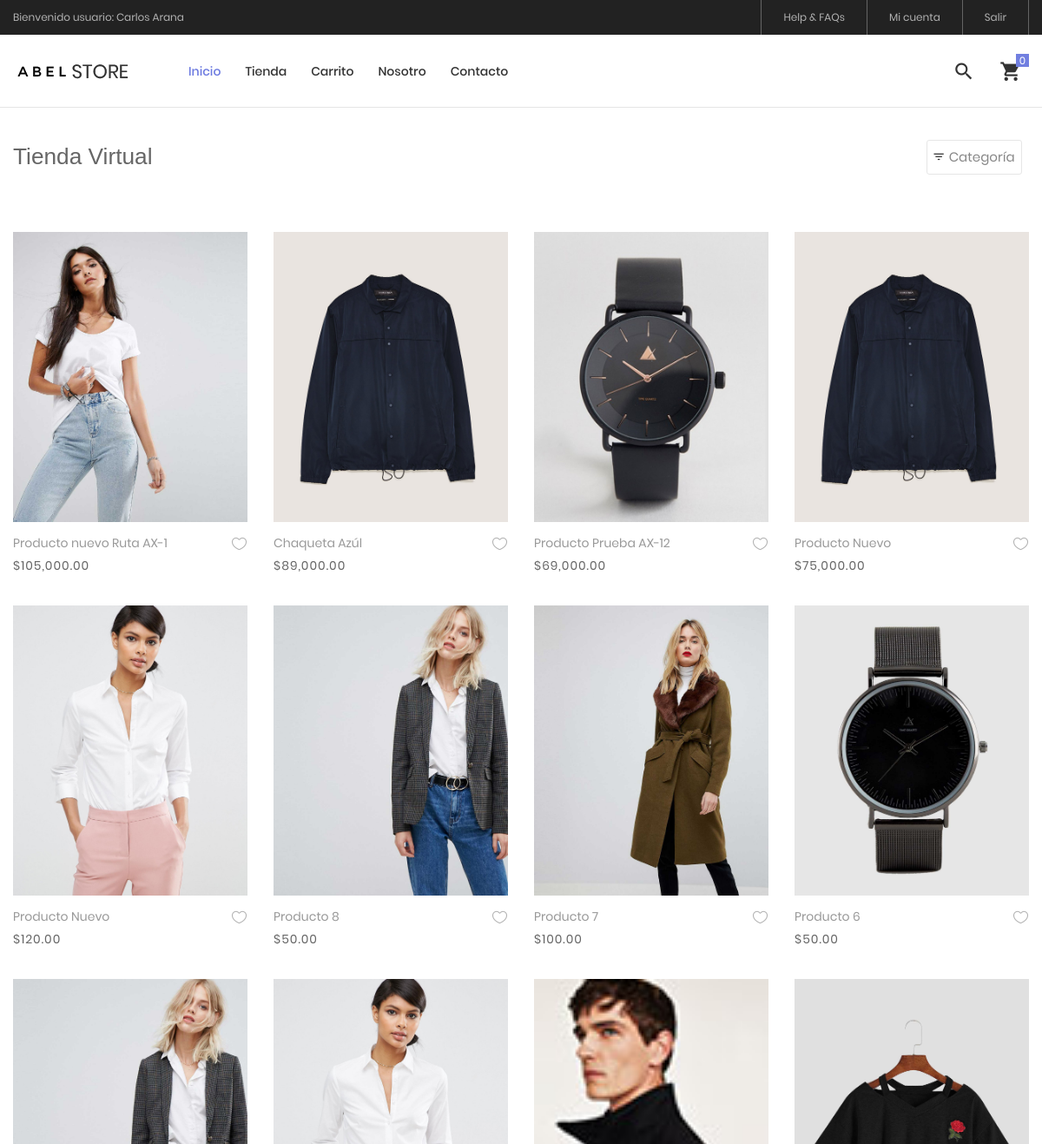
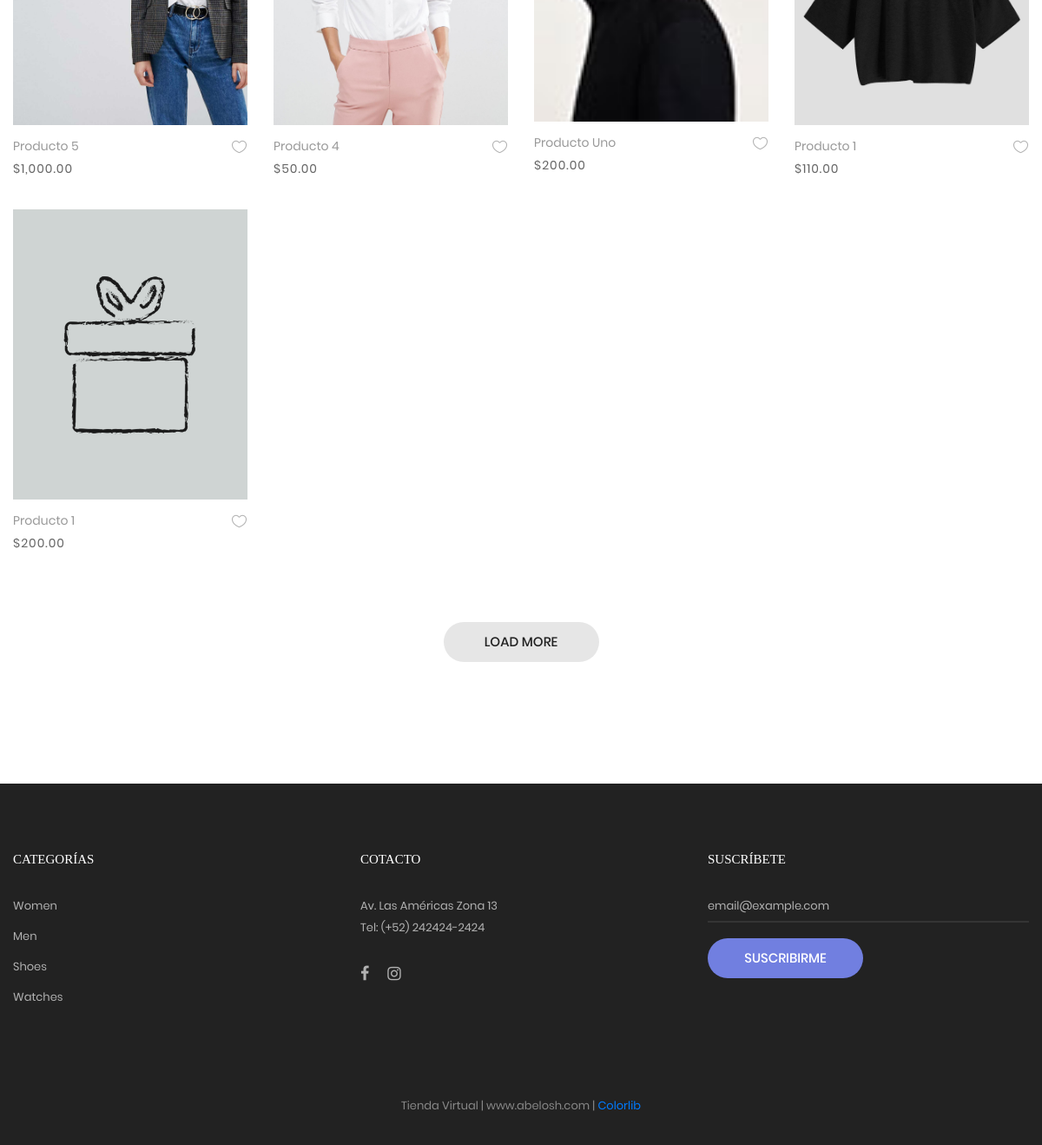
The page /tienda on the database its author committed (2 pictures, top to bottom).
### tables this page shows
CREATE TABLE IF NOT EXISTS `producto` (
  `idproducto` bigint(20) NOT NULL AUTO_INCREMENT,
  `categoriaid` bigint(20) NOT NULL,
  `codigo` varchar(30) NOT NULL,
  `nombre` varchar(255) NOT NULL,
  `descripcion` text NOT NULL,
  `precio` decimal(11,2) NOT NULL,
  `stock` int(11) NOT NULL,
  `imagen` varchar(100) NOT NULL,
  `datecreated` datetime NOT NULL DEFAULT CURRENT_TIMESTAMP,
  `ruta` varchar(255) NOT NULL,
  `status` int(11) NOT NULL DEFAULT '1',
  PRIMARY KEY (`idproducto`),
  KEY `categoriaid` (`categoriaid`)
);

### Libraries/Core/Views.php (called while the page is built)
<?php
	class Views
	{
		function getView($controller,$view,$data="")
		{
			$controller = get_class($controller);
			if($controller == "Home"){
				$view = "Views/".$view.".php";
			}else{
				$view = "Views/".$controller."/".$view.".php";
			}
			require_once ($view);
		}
	}
 ?>

### Controllers/Tienda.php (called while the page is built, shortened)
<?php
	require_once("Models/TProducto.php");
	class Tienda extends Controllers{
		public function tienda()
		{
			$data['page_tag'] = NOMBRE_EMPESA;
			$data['page_title'] = NOMBRE_EMPESA;
			$data['page_name'] = "tienda";
			$data['productos'] = $this->getProductosT();
			$this->views->getView($this,"tienda",$data);
		}
	}
 ?>

### index.php (called while the page is built, shortened)
<?php
	require_once("Helpers/Helpers.php");
	require_once("Libraries/Core/Load.php");
 ?>

### Libraries/Core/Mysql.php (called while the page is built, shortened)
<?php
	class Mysql extends Conexion
	{
		private $conexion;
		function __construct()
		{
			$this->conexion = new Conexion();
			$this->conexion = $this->conexion->conect();
		}
		public function select_all(string $query)
		{
			$this->strquery = $query;
        	$result = $this->conexion->prepare($this->strquery);
			$result->execute();
        	$data = $result->fetchall(PDO::FETCH_ASSOC);
        	return $data;
		}
	}
 ?>

### Libraries/Core/Conexion.php (called while the page is built)
<?php
class Conexion{
	private $conect;
	public function __construct(){
		$connectionString = "mysql:host=".DB_HOST.";dbname=".DB_NAME.";charset=".DB_CHARSET;
		try{
			$this->conect = new PDO($connectionString, DB_USER, DB_PASSWORD);
			$this->conect->setAttribute(PDO::ATTR_ERRMODE, PDO::ERRMODE_EXCEPTION);
		}catch(PDOException $e){
			$this->conect = 'Error de conexión';
		    echo "ERROR: " . $e->getMessage();
		}
	}
	public function conect(){
		return $this->conect;
	}
}
?>

### Models/TProducto.php (called while the page is built, shortened)
<?php
require_once("Libraries/Core/Mysql.php");
trait TProducto{
	public function getProductosT(){
		$this->con = new Mysql();
		$sql = "SELECT p.idproducto,
						p.codigo,
						p.nombre,
						p.descripcion,
						p.categoriaid,
						c.nombre as categoria,
						p.precio,
						p.ruta,
						p.stock
				FROM producto p
				INNER JOIN categoria c
				ON p.categoriaid = c.idcategoria
				WHERE p.status != 0 ORDER BY p.idproducto DESC ";
				$request = $this->con->select_all($sql);
				if(count($request) > 0){
					for ($c=0; $c < count($request) ; $c++) {
						$intIdProducto = $request[$c]['idproducto'];
						$sqlImg = "SELECT img
								FROM imagen
								WHERE productoid = $intIdProducto";
						$arrImg = $this->con->select_all($sqlImg);
						if(count($arrImg) > 0){
							for ($i=0; $i < count($arrImg); $i++) {
								$arrImg[$i]['url_image'] = media().'/images/uploads/'.$arrImg[$i]['img'];
							}
						}
						$request[$c]['images'] = $arrImg;
					}
				}
		return $request;
	}
}
 ?>

### Helpers/Helpers.php (called while the page is built, shortened)
<?php
	function base_url()
	{
		return BASE_URL;
	}
    function media()
    {
        return BASE_URL."/Assets";
    }
    function formatMoney($cantidad){
        $cantidad = number_format($cantidad,2,SPD,SPM);
        return $cantidad;
    }
 ?>

### Views/Tienda/tienda.php (the view, shortened to what this page needs)
<?php
$arrProductos = $data['productos'];
 ?>
<br><br><br>
<hr>
	<div class="bg0 m-t-23 p-b-140">
		<div class="container">
			<div class="flex-w flex-sb-m p-b-52">
				<div class="flex-w flex-l-m filter-tope-group m-tb-10">
					<h3><?= $data['page_title']; ?></h3>
				</div>
				<div class="flex-w flex-c-m m-tb-10">
					<div class="flex-c-m stext-106 cl6 size-104 bor4 pointer hov-btn3 trans-04 m-r-8 m-tb-4 js-show-filter">
						<i class="icon-filter cl2 m-r-6 fs-15 trans-04 zmdi zmdi-filter-list"></i>
						 Categoría &nbsp;
					</div>
				</div>
			</div>
			<div class="row isotope-grid">
			<?php
				for ($p=0; $p < count($arrProductos); $p++) {
					$ruta = $arrProductos[$p]['ruta'];
					if(count($arrProductos[$p]['images']) > 0 ){
						$portada = $arrProductos[$p]['images'][0]['url_image'];
					}else{
						$portada = media().'/images/uploads/product.png';
					}
			 ?>
				<div class="col-sm-6 col-md-4 col-lg-3 p-b-35 isotope-item women">
					<div class="block2">
						<div class="block2-pic hov-img0">
							<img src="<?= $portada ?>" alt="<?= $arrProductos[$p]['nombre'] ?>">
						</div>
						<div class="block2-txt flex-w flex-t p-t-14">
							<div class="block2-txt-child1 flex-col-l ">
								<a href="<?= base_url().'/tienda/producto/'.$arrProductos[$p]['idproducto'].'/'.$ruta; ?>" class="stext-104 cl4 hov-cl1 trans-04 js-name-b2 p-b-6">
									<?= $arrProductos[$p]['nombre'] ?>
								</a>
								<span class="stext-105 cl3">
									<?= SMONEY.formatMoney($arrProductos[$p]['precio']); ?>
								</span>
							</div>
							<div class="block2-txt-child2 flex-r p-t-3">
								<a href="<?= base_url().'/tienda/producto/'.$arrProductos[$p]['nombre']; ?>" class="btn-addwish-b2 dis-block pos-relative js-addwish-b2">
									<img class="icon-heart1 dis-block trans-04" src="<?= media() ?>/tienda/images/icons/icon-heart-01.png" alt="ICON">
								</a>
							</div>
						</div>
					</div>
				</div>
			<?php } ?>
			</div>
			<div class="flex-c-m flex-w w-full p-t-45">
				<a href="#" class="flex-c-m stext-101 cl5 size-103 bg2 bor1 hov-btn1 p-lr-15 trans-04">
					Load More
				</a>
			</div>
		</div>
	</div>

### Assets/tienda/css/main.css (style rules this page uses)
.container { max-width: 1380px; }
@media (max-width: 1600px) { .container { max-width: 1200px; } }
.block2-pic { position: relative; }
.block2-txt-child1 { width: calc(100% - 30px); }
.block2-txt-child2 { width: 30px; }
.cl2 { color: #333; }
.cl3 { color: #666; }
.cl4 { color: #999; }
.cl5 { color: #222; }
.cl6 { color: #888; }
.stext-101 { font-family: Poppins-Medium; font-size: 15px; line-height: 1.466667; text-transform: uppercase; }
.stext-104 { font-family: Poppins-Regular; font-size: 14px; line-height: 1.466667; }
.stext-105 { font-family: Poppins-Regular; font-size: 14px; line-height: 1.466667; letter-spacing: 1px; }
.stext-106 { font-family: Poppins-Regular; font-size: 15px; line-height: 1.2; }
.size-103 { min-width: 179px; height: 46px; }
.size-104 { min-width: 94px; height: 40px; }
.bg0 { background-color: #fff; }
.bg2 { background-color: #e6e6e6; }
.bor1 { border-radius: 23px; }
.bor4 { border: 1px solid #e6e6e6; border-radius: 3px; }
.hov-img0 { display: block; overflow: hidden; }
.hov-img0 img { width: 100%; -webkit-transition: transform 0.9s ease; -o-transition: transform 0.9s ease; -moz-transition: transform 0.9s ease; transition: transform 0.9s ease; }

### rows shown on the page
producto: shows a picture, nombre "Producto nuevo Ruta AX-1", precio "105,000.00"
producto: nombre "Chaqueta Azúl", precio "89,000.00"
producto: shows a picture, nombre "Producto Prueba AX-12", precio "69,000.00"
producto: nombre "Producto Nuevo", precio "75,000.00"
producto: nombre "Producto Nuevo", precio "120.00"
producto: nombre "Producto 8", precio "50.00"
producto: shows a picture, nombre "Producto 7", precio "100.00"
producto: shows a picture, nombre "Producto 6", precio "50.00"
producto: nombre "Producto 5", precio "1,000.00"
producto: nombre "Producto 4", precio "50.00"
producto: shows a picture, nombre "Producto Uno", precio "200.00"
producto: shows a picture, nombre "Producto 1", precio "110.00"
producto: shows a picture, nombre "Producto 1", precio "200.00"

### other values the page prints
$data['page_title'] "Tienda Virtual"
NOMBRE_EMPESA "Tienda Virtual"
WEB_EMPRESA "www.abelosh.com"
